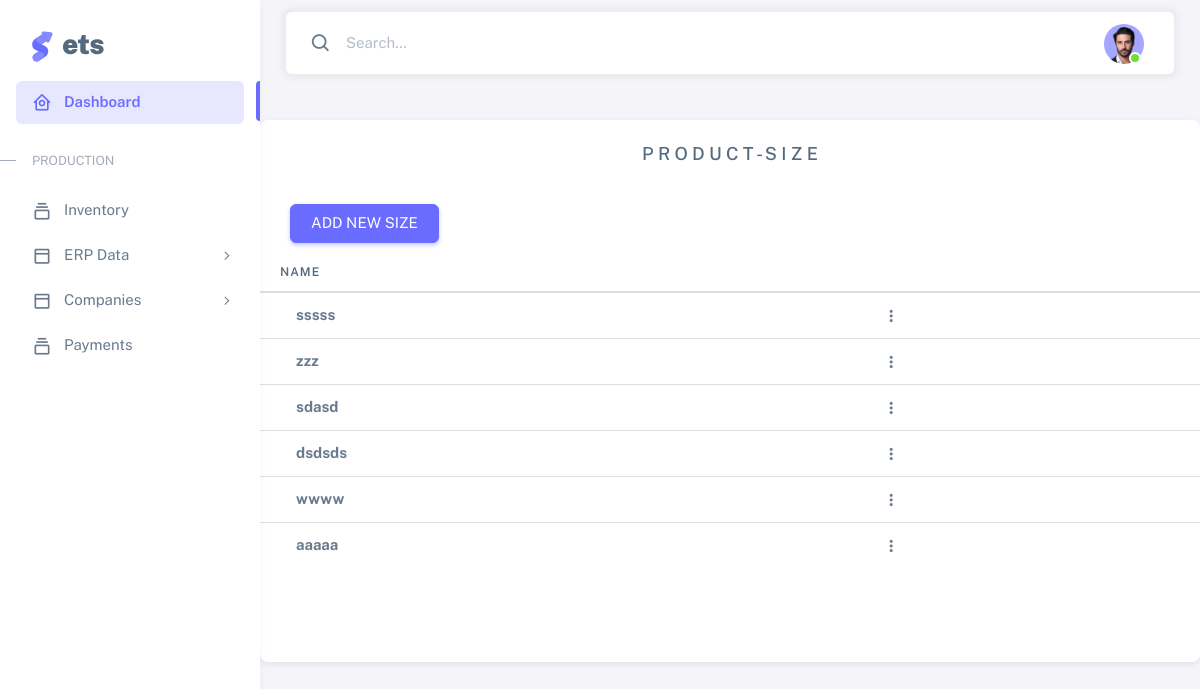
Page /sizes on the committed database.
### base/models.py (models this page shows, shortened)
class sizes(models.Model):
    size_name = models.TextField()

### base/views.py (the view)
# urls.py: path('sizes',views.sizesPage, name='specs'),
def sizesPage(request):
    if request.method == 'POST':
            size = sizes.objects.create(size_name=request.POST['size_name'])
            size.save()
            return redirect('/sizes')
    size = sizes.objects.all()
    context = {'sizes': size}
    return render(request, 'sizes.html', context)

### templates/sizes.html (shortened to what this page needs)
{% extends 'index.html' %}
{% block content %}
   <br><br>
        <div class="card"; margin: 0%;>
            <h5 class="card-header" style="text-align: center;"> P R O D U C T  -   S I Z E</h5>
        <div class="col-lg-4 col-md-6" style="padding-left: 30px; padding-bottom: 10px;">
            <div class="mt-3" >
            <button
                type="button"
                class="btn btn-primary"
                data-bs-toggle="modal"
                data-bs-target="#basicModal"
                >
            ADD NEW SIZE
            </button>
            </div>
        </div>
            <div class="table-responsive text-nowrap" style="padding-bottom: 10%; "">
            <table class="table table-hover" style="padding-bottom: 30px">
                <thead>
                <tr>
                    <th>NAME</th>
                </tr>
                </thead>
                <tbody class="table-border-bottom-0">
                {% for s in sizes %}
                <tr>
                    <td> <strong>{{ s.size_name }}</strong></td>
                    <td>
                    <div class="dropdown">
                        <button type="button" class="btn p-0 dropdown-toggle hide-arrow" data-bs-toggle="dropdown">
                        <i class="bx bx-dots-vertical-rounded"></i>
                        </button>
                    </div>
                    </td>
                </tr>
                {% endfor %}
                </tbody>
            </table>
            </div>
        </div>
{% endblock %}

### rows in the picture
sizes: size_name "sssss"
sizes: size_name "zzz"
sizes: size_name "sdasd"
sizes: size_name "dsdsds"
sizes: size_name "wwww"
sizes: size_name "aaaaa"
